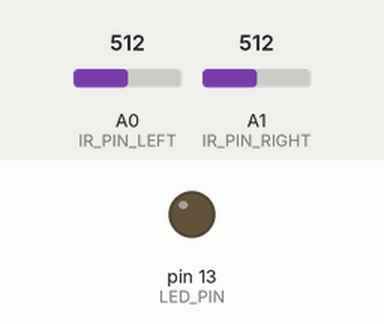
A sketch run on a simulated Arduino Uno, built with avr-gcc and run on an emulated ATmega328P. Parts: output pins drawn as LEDs (lit = HIGH). The test bench sets the inputs (shaded band); at power-on: A0 (IR_PIN_LEFT) = 512, A1 (IR_PIN_RIGHT) = 512. What the sketch prints to the serial monitor is not drawn.

Above: at 5.8 s.
5.9 s: A0 (IR_PIN_LEFT) set to 325
11.9 s: A0 (IR_PIN_LEFT) set to 289
At 15.7 s:
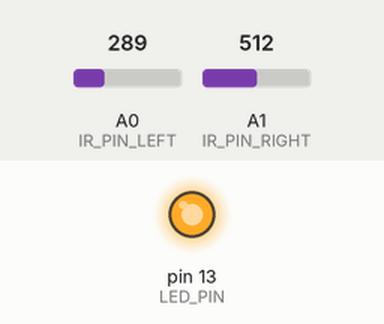
17.9 s: A0 (IR_PIN_LEFT) set to 511
At 20.8 s:
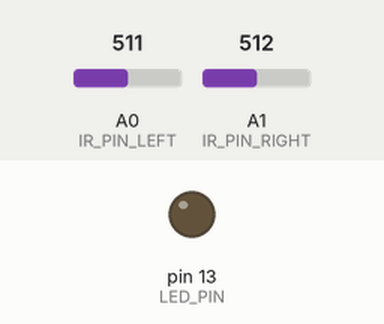
23.9 s: A0 (IR_PIN_LEFT) set to 306
At 26.2 s:
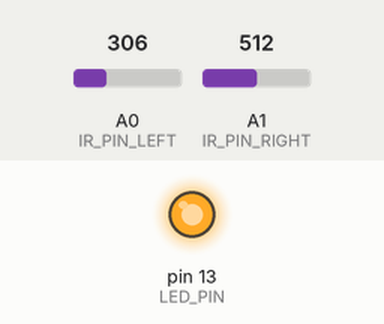
Timing chart, 0 to 27.7 s (numbered marks = the images above; inputs shaded):
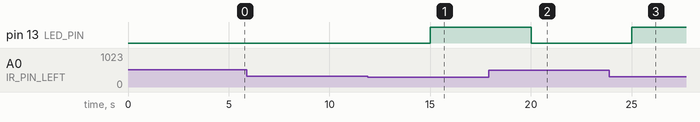

Measured:
- the behaviour switches between 307 and 306 on A0 (IR_PIN_LEFT) (found by bisection; images 0 and 1)
- after the input at 5.9 s, every drawn part: stays the same
- after the input at 11.9 s, pin 13 (LED_PIN): LOW → HIGH after 3.1 s
- after the input at 17.9 s, pin 13 (LED_PIN): HIGH → LOW after 2.1 s
- after the input at 23.9 s, pin 13 (LED_PIN): LOW → HIGH after 1.1 s

The sketch:

sketch_nov15e_IR.ino
```cpp
#define IR_PIN_LEFT A0  // 左侧 IR 传感器
#define IR_PIN_RIGHT A1 // 右侧 IR 传感器
#define THRESHOLD 10    // 距离变化阈值 (cm)
#define LED_PIN 13      // 提示用 LED

void setup() {
  pinMode(IR_PIN_LEFT, INPUT);
  pinMode(IR_PIN_RIGHT, INPUT);
  pinMode(LED_PIN, OUTPUT);
  Serial.begin(9600);
}

void loop() {
  // 读取 IR 传感器的距离
  int distanceLeft = analogRead(IR_PIN_LEFT);
  int distanceRight = analogRead(IR_PIN_RIGHT);

  // 将模拟值转换为距离 (根据 IR 传感器数据表调整)
  float leftDist = map(distanceLeft, 0, 1023, 0, 50);  // 假设最大检测范围为 50cm
  float rightDist = map(distanceRight, 0, 1023, 0, 50);

  Serial.print("Left Distance: ");
  Serial.print(leftDist);
  Serial.print(" cm, Right Distance: ");
  Serial.print(rightDist);
  Serial.println(" cm");

  // 检测翘二郎腿
  if (abs(leftDist - rightDist) > THRESHOLD) {
    digitalWrite(LED_PIN, HIGH); // 翘二郎腿提示
    Serial.println("翘二郎腿检测！");
  } else {
    digitalWrite(LED_PIN, LOW);  // 正常坐姿
    Serial.println("坐姿正常");
  }

  delay(5000); // 每 500 毫秒检测一次
}
```
